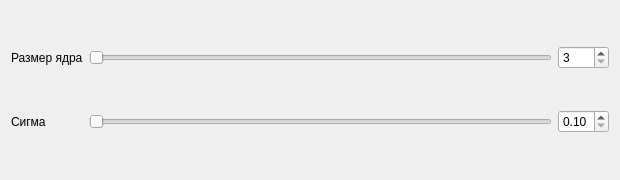
<?xml version="1.0" encoding="UTF-8"?>
<ui version="4.0">
 <class>Dialog</class>
 <widget class="QDialog" name="Dialog">
  <property name="geometry">
   <rect><x>0</x><y>0</y><width>620</width><height>180</height></rect>
  </property>
  <property name="windowTitle"><string>Настройки быстрого гауссова шумоподавления</string></property>
  <layout class="QGridLayout" name="main_layout">
   <item row="0" column="0"><widget class="QLabel" name="label_kernel"><property name="text"><string>Размер ядра</string></property></widget></item>
   <item row="0" column="1"><widget class="QSlider" name="slider_kernel"><property name="minimum"><number>1</number></property><property name="maximum"><number>30</number></property><property name="orientation"><enum>Qt::Horizontal</enum></property></widget></item>
   <item row="0" column="2"><widget class="QSpinBox" name="spin_kernel"><property name="minimum"><number>3</number></property><property name="maximum"><number>61</number></property></widget></item>
   <item row="1" column="0"><widget class="QLabel" name="label_sigma"><property name="text"><string>Сигма</string></property></widget></item>
   <item row="1" column="1"><widget class="QSlider" name="slider_sigma"><property name="minimum"><number>1</number></property><property name="maximum"><number>30</number></property><property name="orientation"><enum>Qt::Horizontal</enum></property></widget></item>
   <item row="1" column="2"><widget class="QDoubleSpinBox" name="spin_sigma"><property name="minimum"><double>0.1</double></property><property name="maximum"><double>3.0</double></property><property name="singleStep"><double>0.1</double></property></widget></item>
  </layout>
 </widget>
 <resources/>
 <connections/>
</ui>
